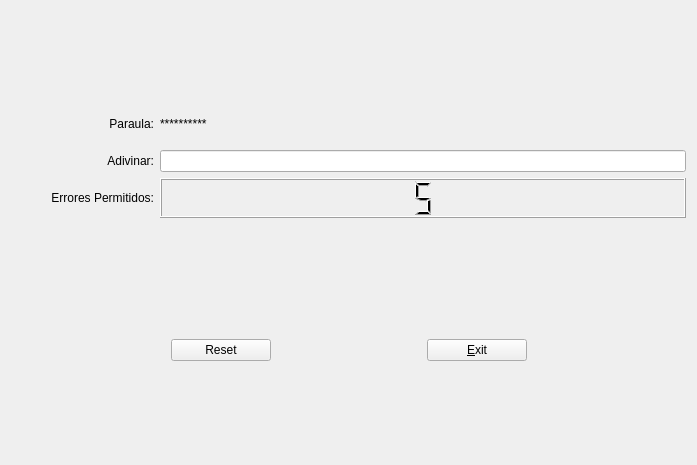
<?xml version="1.0" encoding="UTF-8"?>
<ui version="4.0">
 <class>MyForm</class>
 <widget class="QWidget" name="MyForm">
  <property name="geometry">
   <rect>
    <x>0</x>
    <y>0</y>
    <width>697</width>
    <height>465</height>
   </rect>
  </property>
  <property name="windowTitle">
   <string>Form</string>
  </property>
  <layout class="QVBoxLayout" name="verticalLayout_2">
   <item>
    <layout class="QHBoxLayout" name="horizontalLayout_4">
     <item>
      <widget class="QLabel" name="label_3">
       <property name="maximumSize">
        <size>
         <width>180</width>
         <height>200</height>
        </size>
       </property>
       <property name="text">
        <string/>
       </property>
       <property name="pixmap">
        <pixmap>../../../../Descargas/Hangman-5.svg.png</pixmap>
       </property>
       <property name="scaledContents">
        <bool>true</bool>
       </property>
      </widget>
     </item>
     <item>
      <layout class="QVBoxLayout" name="verticalLayout">
       <item>
        <layout class="QHBoxLayout" name="horizontalLayout">
         <item>
          <widget class="QLabel" name="label">
           <property name="minimumSize">
            <size>
             <width>130</width>
             <height>0</height>
            </size>
           </property>
           <property name="maximumSize">
            <size>
             <width>130</width>
             <height>16777215</height>
            </size>
           </property>
           <property name="text">
            <string>&lt;html&gt;&lt;head/&gt;&lt;body&gt;&lt;p align=&quot;right&quot;&gt;Paraula:&lt;/p&gt;&lt;/body&gt;&lt;/html&gt;</string>
           </property>
          </widget>
         </item>
         <item>
          <widget class="QLabel" name="label_2">
           <property name="maximumSize">
            <size>
             <width>16777215</width>
             <height>40</height>
            </size>
           </property>
           <property name="text">
            <string>&lt;html&gt;&lt;head/&gt;&lt;body&gt;&lt;p&gt;**********&lt;/p&gt;&lt;/body&gt;&lt;/html&gt;</string>
           </property>
           <property name="textFormat">
            <enum>Qt::AutoText</enum>
           </property>
          </widget>
         </item>
        </layout>
       </item>
       <item>
        <layout class="QHBoxLayout" name="horizontalLayout_2">
         <item>
          <widget class="QLabel" name="label_4">
           <property name="minimumSize">
            <size>
             <width>130</width>
             <height>0</height>
            </size>
           </property>
           <property name="maximumSize">
            <size>
             <width>130</width>
             <height>16777215</height>
            </size>
           </property>
           <property name="text">
            <string>&lt;html&gt;&lt;head/&gt;&lt;body&gt;&lt;p align=&quot;right&quot;&gt;Adivinar:&lt;/p&gt;&lt;/body&gt;&lt;/html&gt;</string>
           </property>
          </widget>
         </item>
         <item>
          <widget class="MyQLineEdit" name="lineEdit"/>
         </item>
        </layout>
       </item>
       <item>
        <layout class="QHBoxLayout" name="horizontalLayout_3">
         <item>
          <widget class="QLabel" name="label_5">
           <property name="maximumSize">
            <size>
             <width>130</width>
             <height>16777215</height>
            </size>
           </property>
           <property name="text">
            <string>&lt;html&gt;&lt;head/&gt;&lt;body&gt;&lt;p align=&quot;right&quot;&gt;Errores Permitidos:&lt;/p&gt;&lt;/body&gt;&lt;/html&gt;</string>
           </property>
          </widget>
         </item>
         <item>
          <widget class="QLCDNumber" name="lcdNumber">
           <property name="maximumSize">
            <size>
             <width>16777215</width>
             <height>40</height>
            </size>
           </property>
           <property name="layoutDirection">
            <enum>Qt::RightToLeft</enum>
           </property>
           <property name="autoFillBackground">
            <bool>true</bool>
           </property>
           <property name="smallDecimalPoint">
            <bool>false</bool>
           </property>
           <property name="digitCount">
            <number>1</number>
           </property>
           <property name="intValue" stdset="0">
            <number>5</number>
           </property>
          </widget>
         </item>
        </layout>
       </item>
      </layout>
     </item>
    </layout>
   </item>
   <item>
    <spacer name="verticalSpacer">
     <property name="orientation">
      <enum>Qt::Vertical</enum>
     </property>
     <property name="sizeType">
      <enum>QSizePolicy::Fixed</enum>
     </property>
     <property name="sizeHint" stdset="0">
      <size>
       <width>20</width>
       <height>22</height>
      </size>
     </property>
    </spacer>
   </item>
   <item>
    <layout class="QHBoxLayout" name="horizontalLayout_5">
     <item>
      <spacer name="horizontalSpacer_2">
       <property name="orientation">
        <enum>Qt::Horizontal</enum>
       </property>
       <property name="sizeHint" stdset="0">
        <size>
         <width>38</width>
         <height>18</height>
        </size>
       </property>
      </spacer>
     </item>
     <item>
      <widget class="QPushButton" name="pushButton_2">
       <property name="minimumSize">
        <size>
         <width>100</width>
         <height>0</height>
        </size>
       </property>
       <property name="maximumSize">
        <size>
         <width>100</width>
         <height>16777215</height>
        </size>
       </property>
       <property name="text">
        <string>Reset</string>
       </property>
      </widget>
     </item>
     <item>
      <spacer name="horizontalSpacer">
       <property name="orientation">
        <enum>Qt::Horizontal</enum>
       </property>
       <property name="sizeType">
        <enum>QSizePolicy::Maximum</enum>
       </property>
       <property name="sizeHint" stdset="0">
        <size>
         <width>150</width>
         <height>20</height>
        </size>
       </property>
      </spacer>
     </item>
     <item>
      <widget class="QPushButton" name="pushButton">
       <property name="minimumSize">
        <size>
         <width>100</width>
         <height>0</height>
        </size>
       </property>
       <property name="maximumSize">
        <size>
         <width>100</width>
         <height>16777215</height>
        </size>
       </property>
       <property name="text">
        <string>&amp;Exit</string>
       </property>
      </widget>
     </item>
     <item>
      <spacer name="horizontalSpacer_3">
       <property name="orientation">
        <enum>Qt::Horizontal</enum>
       </property>
       <property name="sizeHint" stdset="0">
        <size>
         <width>40</width>
         <height>20</height>
        </size>
       </property>
      </spacer>
     </item>
    </layout>
   </item>
  </layout>
 </widget>
 <customwidgets>
  <customwidget>
   <class>MyQLineEdit</class>
   <extends>QLineEdit</extends>
   <header>MyQLineEdit.h</header>
   <slots>
    <signal>enviarErrors(int)</signal>
    <signal>enviarText(QString)</signal>
    <slot>Perder(int)</slot>
    <slot>reset()</slot>
    <slot>tratarText(QString)</slot>
   </slots>
  </customwidget>
 </customwidgets>
 <resources/>
 <connections>
  <connection>
   <sender>pushButton</sender>
   <signal>clicked()</signal>
   <receiver>MyForm</receiver>
   <slot>close()</slot>
   <hints>
    <hint type="sourcelabel">
     <x>479</x>
     <y>352</y>
    </hint>
    <hint type="destinationlabel">
     <x>348</x>
     <y>232</y>
    </hint>
   </hints>
  </connection>
  <connection>
   <sender>pushButton_2</sender>
   <signal>clicked()</signal>
   <receiver>lineEdit</receiver>
   <slot>reset()</slot>
   <hints>
    <hint type="sourcelabel">
     <x>239</x>
     <y>352</y>
    </hint>
    <hint type="destinationlabel">
     <x>361</x>
     <y>111</y>
    </hint>
   </hints>
  </connection>
  <connection>
   <sender>lineEdit</sender>
   <signal>enviarText(QString)</signal>
   <receiver>label_2</receiver>
   <slot>setText(QString)</slot>
   <hints>
    <hint type="sourcelabel">
     <x>421</x>
     <y>113</y>
    </hint>
    <hint type="destinationlabel">
     <x>420</x>
     <y>50</y>
    </hint>
   </hints>
  </connection>
  <connection>
   <sender>lineEdit</sender>
   <signal>enviarErrors(int)</signal>
   <receiver>lcdNumber</receiver>
   <slot>display(int)</slot>
   <hints>
    <hint type="sourcelabel">
     <x>530</x>
     <y>120</y>
    </hint>
    <hint type="destinationlabel">
     <x>553</x>
     <y>184</y>
    </hint>
   </hints>
  </connection>
  <connection>
   <sender>lineEdit</sender>
   <signal>textEdited(QString)</signal>
   <receiver>lineEdit</receiver>
   <slot>tratarText(QString)</slot>
   <hints>
    <hint type="sourcelabel">
     <x>638</x>
     <y>106</y>
    </hint>
    <hint type="destinationlabel">
     <x>670</x>
     <y>106</y>
    </hint>
   </hints>
  </connection>
 </connections>
</ui>
